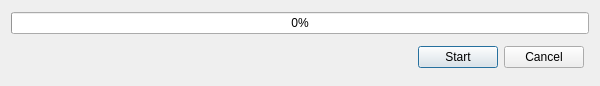
<?xml version="1.0" encoding="UTF-8"?>
<ui version="4.0">
 <class>AnalyzeWindow</class>
 <widget class="QDialog" name="AnalyzeWindow">
  <property name="geometry">
   <rect>
    <x>0</x>
    <y>0</y>
    <width>600</width>
    <height>86</height>
   </rect>
  </property>
  <property name="windowTitle">
   <string>Dialog</string>
  </property>
  <layout class="QVBoxLayout" name="verticalLayout">
   <item>
    <widget class="QProgressBar" name="progressBar">
     <property name="enabled">
      <bool>true</bool>
     </property>
     <property name="value">
      <number>0</number>
     </property>
     <property name="textVisible">
      <bool>true</bool>
     </property>
    </widget>
   </item>
   <item>
    <layout class="QHBoxLayout" name="horizontalLayout_3">
     <property name="leftMargin">
      <number>5</number>
     </property>
     <property name="topMargin">
      <number>5</number>
     </property>
     <property name="rightMargin">
      <number>5</number>
     </property>
     <property name="bottomMargin">
      <number>5</number>
     </property>
     <item>
      <spacer name="horizontalSpacer">
       <property name="orientation">
        <enum>Qt::Horizontal</enum>
       </property>
       <property name="sizeType">
        <enum>QSizePolicy::Expanding</enum>
       </property>
       <property name="sizeHint" stdset="0">
        <size>
         <width>40</width>
         <height>20</height>
        </size>
       </property>
      </spacer>
     </item>
     <item>
      <widget class="QPushButton" name="startButton">
       <property name="text">
        <string>Start</string>
       </property>
      </widget>
     </item>
     <item>
      <widget class="QPushButton" name="cancelButton">
       <property name="text">
        <string>Cancel</string>
       </property>
      </widget>
     </item>
    </layout>
   </item>
  </layout>
 </widget>
 <resources/>
 <connections/>
</ui>
